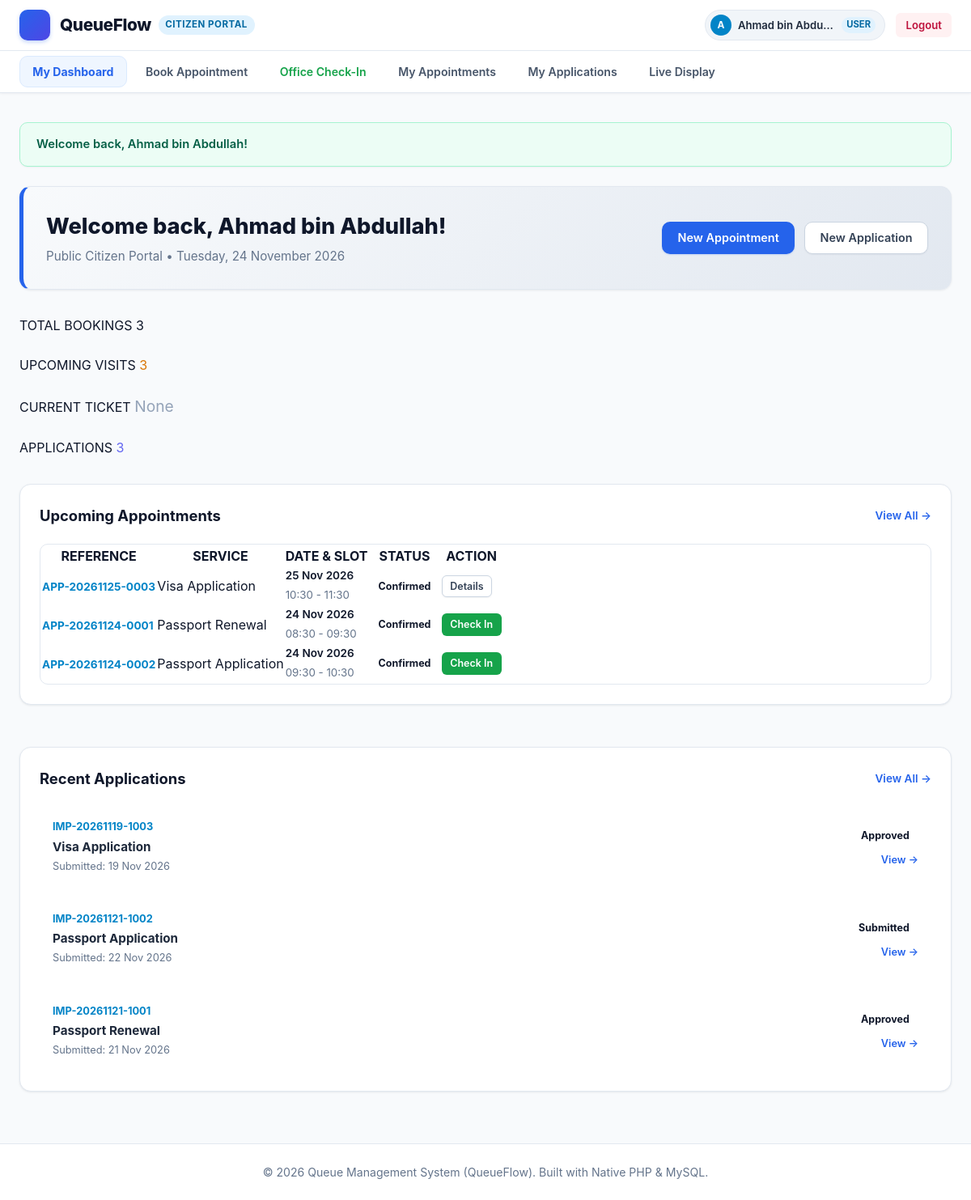
/user/dashboard.php (signed in), run on the app's committed database.
### tables this page shows
CREATE TABLE `applications` (
  `id` INT AUTO_INCREMENT PRIMARY KEY,
  `application_ref` VARCHAR(50) NOT NULL UNIQUE,
  `user_id` INT NOT NULL,
  `service_id` INT NOT NULL,
  `applicant_name` VARCHAR(100) NOT NULL,
  `applicant_ic` VARCHAR(50) NOT NULL,
  `applicant_phone` VARCHAR(30) NOT NULL,
  `status` ENUM('submitted', 'under_review', 'approved', 'rejected') NOT NULL DEFAULT 'submitted',
  `remarks` TEXT NULL,
  `submitted_date` DATE NOT NULL,
  `created_at` TIMESTAMP DEFAULT CURRENT_TIMESTAMP,
  CONSTRAINT `fk_appl_user` FOREIGN KEY (`user_id`) REFERENCES `users` (`id`) ON DELETE CASCADE,
  CONSTRAINT `fk_appl_service` FOREIGN KEY (`service_id`) REFERENCES `services` (`id`) ON DELETE CASCADE
);

CREATE TABLE `appointments` (
  `id` INT AUTO_INCREMENT PRIMARY KEY,
  `appointment_ref` VARCHAR(50) NOT NULL UNIQUE,
  `user_id` INT NOT NULL,
  `service_id` INT NOT NULL,
  `appointment_date` DATE NOT NULL,
  `time_slot` VARCHAR(30) NOT NULL,
  `remarks` TEXT NULL,
  `status` ENUM('pending', 'confirmed', 'completed', 'cancelled') NOT NULL DEFAULT 'confirmed',
  `check_in_time` DATETIME NULL,
  `created_at` TIMESTAMP DEFAULT CURRENT_TIMESTAMP,
  CONSTRAINT `fk_app_user` FOREIGN KEY (`user_id`) REFERENCES `users` (`id`) ON DELETE CASCADE,
  CONSTRAINT `fk_app_service` FOREIGN KEY (`service_id`) REFERENCES `services` (`id`) ON DELETE CASCADE
);

CREATE TABLE `services` (
  `id` INT AUTO_INCREMENT PRIMARY KEY,
  `code` VARCHAR(10) NOT NULL UNIQUE,
  `name` VARCHAR(100) NOT NULL,
  `description` TEXT NULL,
  `est_duration` INT NOT NULL DEFAULT 15,
  `status` ENUM('active', 'inactive') NOT NULL DEFAULT 'active',
  `created_at` TIMESTAMP DEFAULT CURRENT_TIMESTAMP
);

### user/dashboard.php (the view, shortened to what the rows shown need)
<?php
require_once __DIR__ . '/../includes/auth.php';
require_once __DIR__ . '/../includes/functions.php';
$currentUser = currentUser();
$pdo = getDBConnection();
$userId = $currentUser['id'];
$stmt = $pdo->prepare("
    SELECT a.*, s.name as service_name
    FROM appointments a
    JOIN services s ON a.service_id = s.id
    WHERE a.user_id = ?
    ORDER BY a.appointment_date DESC, a.time_slot ASC
    LIMIT 5
");
$stmt->execute([$userId]);
$recentAppointments = $stmt->fetchAll();
$stmt = $pdo->prepare("
    SELECT app.*, s.name as service_name
    FROM applications app
    JOIN services s ON app.service_id = s.id
    WHERE app.user_id = ?
    ORDER BY app.id DESC
    LIMIT 5
");
$stmt->execute([$userId]);
$recentApplications = $stmt->fetchAll();
require_once __DIR__ . '/../includes/header.php';
?>
<div style="margin-bottom: 2rem;">
    <div class="card" style="display: flex; justify-content: space-between; align-items: center; flex-wrap: wrap; gap: 1rem; padding: 1.75rem; background: linear-gradient(135deg, #f8fafc 0%, #e2e8f0 100%); border-left: 5px solid var(--primary);">
        <div>
            <h1 style="font-size: 1.7rem; font-weight: 800; color: #0f172a; margin-bottom: 0.25rem;">
                Welcome back, <?php echo e($currentUser['full_name']); ?>!
            </h1>
            <p style="color: var(--text-muted); font-size: 0.95rem; margin: 0;">
                Public Citizen Portal &bull; <?php echo date('l, d F Y'); ?>
            </p>
        </div>
    </div>
</div>
<div class="grid grid-cols-2" style="gap: 1.5rem;">
    <div class="card" style="padding: 1.5rem;">
        <div style="display: flex; justify-content: space-between; align-items: center; margin-bottom: 1.25rem;">
            <h2 style="font-size: 1.15rem; font-weight: 700; color: #0f172a; display: flex; align-items: center; gap: 0.5rem; margin: 0;">
                <?php echo getIcon('calendar', 18, 'text-primary'); ?> Upcoming Appointments
            </h2>
        </div>
        <?php if (empty($recentAppointments)): ?>
            <div style="text-align: center; padding: 2.5rem 1rem; color: #94a3b8;">
                <p>No appointments booked yet.</p>
                <a href="book_appointment.php" class="btn btn-primary btn-sm">Book Your First Visit</a>
            </div>
        <?php else: ?>
            <div class="table-responsive">
                <table class="data-table">
                    <thead>
                        <tr>
                            <th>REFERENCE</th>
                            <th>SERVICE</th>
                            <th>DATE & SLOT</th>
                            <th>STATUS</th>
                            <th>ACTION</th>
                        </tr>
                    </thead>
                    <tbody>
                        <?php foreach ($recentAppointments as $app): ?>
                            <tr>
                                <td><strong style="color: #0284c7; font-size: 0.85rem;"><?php echo e($app['appointment_ref']); ?></strong></td>
                                <td><?php echo e($app['service_name']); ?></td>
                                <td>
                                    <div style="font-weight: 600; font-size: 0.85rem;"><?php echo date('d M Y', strtotime($app['appointment_date'])); ?></div>
                                    <small style="color: #64748b;"><?php echo e($app['time_slot']); ?></small>
                                </td>
                                <td><?php echo renderStatusBadge($app['status']); ?></td>
                                <td>
                                    <?php if ($app['appointment_date'] === date('Y-m-d') && $app['status'] === 'confirmed'): ?>
                                        <a href="checkin.php" class="btn btn-sm" style="background: #16a34a; color: #fff; padding: 0.25rem 0.6rem; font-size: 0.78rem;">
                                            Check In
                                        </a>
                                    <?php else: ?>
                                        <a href="my_appointments.php" class="btn btn-secondary btn-sm" style="padding: 0.25rem 0.6rem; font-size: 0.78rem;">Details</a>
                                    <?php endif; ?>
                                </td>
                            </tr>
                        <?php endforeach; ?>
                    </tbody>
                </table>
            </div>
        <?php endif; ?>
    </div>
    <div class="card" style="padding: 1.5rem;">
        <div style="display: flex; justify-content: space-between; align-items: center; margin-bottom: 1.25rem;">
            <h2 style="font-size: 1.15rem; font-weight: 700; color: #0f172a; display: flex; align-items: center; gap: 0.5rem; margin: 0;">
                <?php echo getIcon('file-text', 18, 'text-primary'); ?> Recent Applications
            </h2>
        </div>
        <?php if (empty($recentApplications)): ?>
            <div style="text-align: center; padding: 2.5rem 1rem; color: #94a3b8;">
                <p>No document applications submitted.</p>
                <a href="new_application.php" class="btn btn-secondary btn-sm">Submit New Application</a>
            </div>
        <?php else: ?>
            <div style="display: flex; flex-direction: column; gap: 0.85rem;">
                <?php foreach ($recentApplications as $appl): ?>
                    <div style="border: 1px solid var(--border-color); border-radius: var(--radius-sm); padding: 1rem; display: flex; justify-content: space-between; align-items: center;">
                        <div>
                            <div style="font-size: 0.8rem; color: #0284c7; font-weight: 700;">
                                <?php echo e($appl['application_ref']); ?>
                            </div>
                            <div style="font-weight: 700; color: #1e293b; font-size: 0.95rem; margin: 0.15rem 0;">
                                <?php echo e($appl['service_name']); ?>
                            </div>
                            <div style="font-size: 0.8rem; color: #64748b;">
                                Submitted: <?php echo date('d M Y', strtotime($appl['submitted_date'])); ?>
                            </div>
                        </div>
                        <div style="text-align: right;">
                            <div><?php echo renderStatusBadge($appl['status']); ?></div>
                            <a href="my_applications.php" style="display: inline-block; margin-top: 0.4rem; font-size: 0.8rem; color: var(--primary); text-decoration: none; font-weight: 600;">
                                View &rarr;
                            </a>
                        </div>
                    </div>
                <?php endforeach; ?>
            </div>
        <?php endif; ?>
    </div>
</div>
<?php require_once __DIR__ . '/../includes/footer.php'; ?>

### includes/header.php (shortened to what the rows shown need)
<?php
require_once __DIR__ . '/../includes/auth.php';
require_once __DIR__ . '/../includes/functions.php';
$user = currentUser();
$baseUrl = '/Queue_management_system';
?>
<!DOCTYPE html>
<html lang="en">
<head>
    <link rel="stylesheet" href="<?php echo $baseUrl; ?>/assets/css/style.css">
</head>
<body>
<div class="app-container">
    <header class="header-wrapper">
        <div class="top-navbar">
            <div class="top-nav-container">
                <div class="top-nav-actions">
                    <?php if ($user): ?>
                        <div class="user-profile-badge">
                            <span class="user-avatar-circle" style="<?php echo ($user['role'] === 'user') ? 'background:#0284c7; color:#fff;' : ''; ?>">
                                <?php echo strtoupper(substr($user['full_name'], 0, 1)); ?>
                            </span>
                            <span class="user-name"><?php echo e($user['full_name']); ?></span>
                            <span class="user-role-tag <?php echo e($user['role']); ?>" style="<?php echo ($user['role'] === 'user') ? 'background:#e0f2fe; color:#0369a1;' : ''; ?>">
                                <?php echo strtoupper(e($user['role'])); ?>
                            </span>
                        </div>
                        <a href="<?php echo $baseUrl; ?>/logout.php" class="btn btn-logout btn-sm" title="Sign out of system">
                            <?php echo getIcon('log-out', 14); ?> <span>Logout</span>
                        </a>
                    <?php endif; ?>
                </div>
            </div>
        </div>
    </header>
    <main class="main-content">

### includes/functions.php (shortened to what the rows shown need)
<?php
function e($value) {
    return htmlspecialchars((string)$value, ENT_QUOTES, 'UTF-8');
}
function renderStatusBadge($status) {
    $badges = [
        'waiting'      => '<span class="badge badge-waiting"><span class="badge-dot dot-waiting"></span>' . getIcon('clock', 13) . ' Waiting</span>',
        'calling'      => '<span class="badge badge-calling"><span class="badge-dot dot-calling"></span>' . getIcon('bell', 13) . ' Calling</span>',
        'serving'      => '<span class="badge badge-serving"><span class="badge-dot dot-serving"></span>' . getIcon('play-circle', 13) . ' Serving</span>',
        'completed'    => '<span class="badge badge-completed"><span class="badge-dot dot-completed"></span>' . getIcon('check-circle', 13) . ' Completed</span>',
        'skipped'      => '<span class="badge badge-skipped"><span class="badge-dot dot-skipped"></span>' . getIcon('slash', 13) . ' Skipped</span>',
        'open'         => '<span class="badge badge-open"><span class="badge-dot dot-open"></span>' . getIcon('check', 13) . ' Open</span>',
        'closed'       => '<span class="badge badge-closed"><span class="badge-dot dot-closed"></span>' . getIcon('x', 13) . ' Closed</span>',
        'active'       => '<span class="badge badge-active"><span class="badge-dot dot-open"></span> Active</span>',
        'inactive'     => '<span class="badge badge-inactive"><span class="badge-dot dot-closed"></span> Inactive</span>',
        'confirmed'    => '<span class="badge badge-completed"><span class="badge-dot dot-completed"></span> Confirmed</span>',
        'pending'      => '<span class="badge badge-waiting"><span class="badge-dot dot-waiting"></span> Pending</span>',
        'cancelled'    => '<span class="badge badge-skipped"><span class="badge-dot dot-skipped"></span> Cancelled</span>',
        'approved'     => '<span class="badge badge-completed"><span class="badge-dot dot-completed"></span> Approved</span>',
        'submitted'    => '<span class="badge badge-calling"><span class="badge-dot dot-calling"></span> Submitted</span>',
        'under_review' => '<span class="badge badge-waiting"><span class="badge-dot dot-waiting"></span> Under Review</span>',
        'rejected'     => '<span class="badge badge-skipped"><span class="badge-dot dot-skipped"></span> Rejected</span>',
    ];
    return $badges[$status] ?? '<span class="badge">' . e(ucfirst($status)) . '</span>';
}
function getIcon($name, $size = 18, $class = "icon") {
    return $icons[$name] ?? '';
}

### data on the page
applications: applicant_name "A", applicant_name "Ahmad bin Abdu…", applicant_name "Ahmad bin Abdullah", application_ref "IMP-20261121-1001", service.name "Passport Renewal", submitted_date "21 Nov 2026", status "Approved"
appointments: appointment_ref "APP-20261125-0003", service.name "Visa Application", appointment_date "25 Nov 2026", time_slot "10:30 - 11:30", status "Confirmed", shows "Details"
appointments: appointment_ref "APP-20261124-0001", service.name "Passport Renewal", appointment_date "24 Nov 2026", time_slot "08:30 - 09:30", status "Confirmed", shows "Check In"
appointments: appointment_ref "APP-20261124-0002", service.name "Passport Application", appointment_date "24 Nov 2026", time_slot "09:30 - 10:30", status "Confirmed", shows "Check In"
applications: application_ref "IMP-20261119-1003", service.name "Visa Application", submitted_date "19 Nov 2026", status "Approved"
applications: application_ref "IMP-20261121-1002", service.name "Passport Application", submitted_date "22 Nov 2026", status "Submitted"

### other printed values
$user['role'] "USER"
$_SESSION['flash_success'] "Welcome back, Ahmad bin Abdullah!"
$totalBookings "3"
$upcomingVisits "3"
$totalApplications "3"
